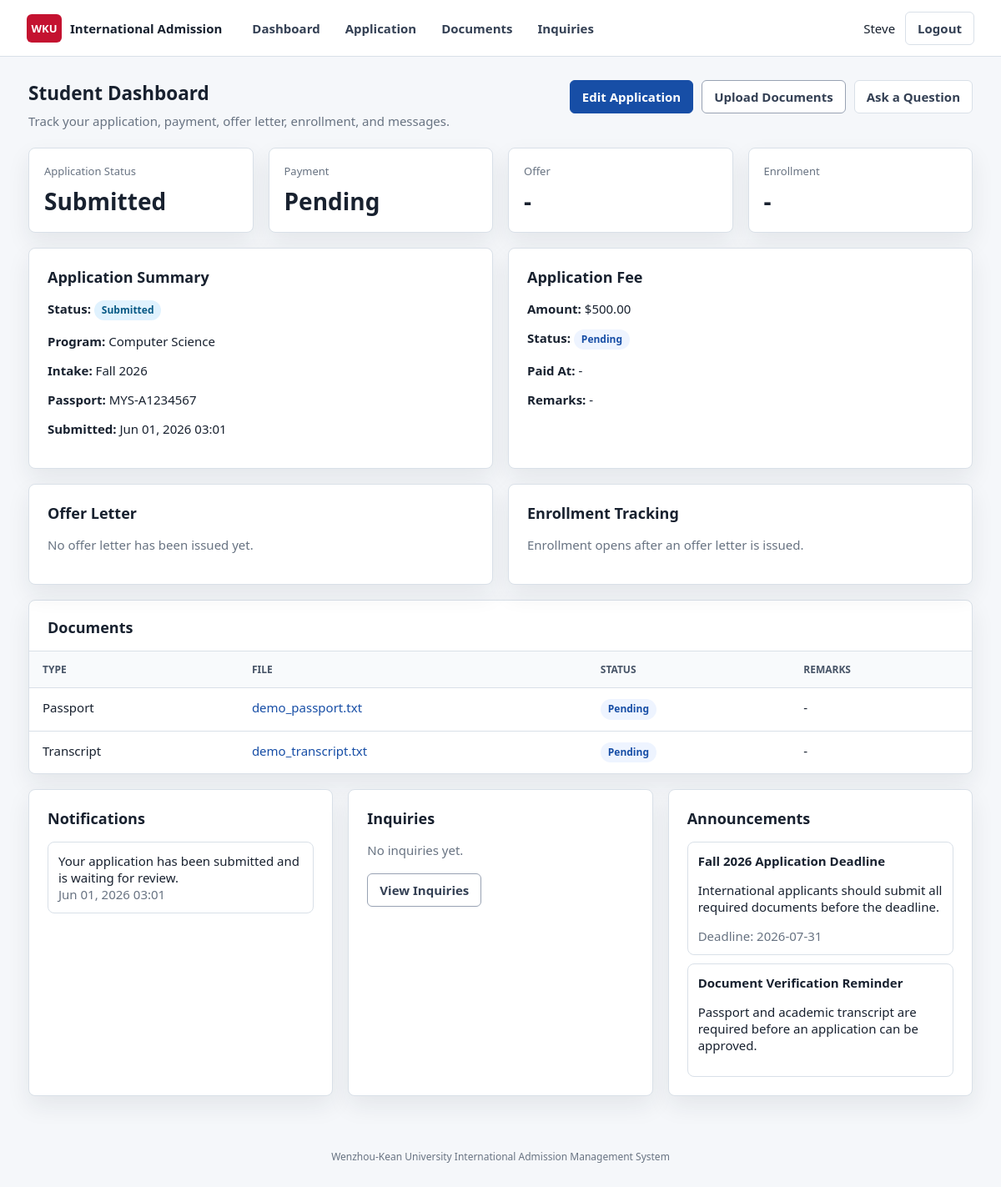
The app's page /student_dashboard.php (signed in) with its own data.
### tables this page shows
CREATE TABLE users (
    user_id INT AUTO_INCREMENT PRIMARY KEY,
    name VARCHAR(120) NOT NULL,
    email VARCHAR(160) NOT NULL UNIQUE,
    password_hash VARCHAR(255) NOT NULL,
    role ENUM('student', 'officer', 'admin') NOT NULL DEFAULT 'student',
    phone VARCHAR(40) NULL,
    nationality VARCHAR(80) NULL,
    created_at DATETIME NOT NULL DEFAULT CURRENT_TIMESTAMP
);

CREATE TABLE applications (
    application_id INT AUTO_INCREMENT PRIMARY KEY,
    user_id INT NOT NULL,
    program VARCHAR(120) NOT NULL,
    intake VARCHAR(60) NOT NULL,
    date_of_birth DATE NULL,
    gender ENUM('Female', 'Male', 'Other') NULL,
    passport_number VARCHAR(80) NULL,
    previous_school VARCHAR(160) NULL,
    gpa DECIMAL(3, 2) NULL,
    english_score VARCHAR(80) NULL,
    personal_statement TEXT NULL,
    status ENUM('Draft', 'Submitted', 'Under Review', 'Need More Documents', 'Approved', 'Rejected') NOT NULL DEFAULT 'Draft',
    submission_date DATETIME NULL,
    updated_at DATETIME NOT NULL DEFAULT CURRENT_TIMESTAMP ON UPDATE CURRENT_TIMESTAMP,
    CONSTRAINT fk_applications_user
        FOREIGN KEY (user_id) REFERENCES users(user_id)
        ON DELETE CASCADE
);

CREATE TABLE payments (
    payment_id INT AUTO_INCREMENT PRIMARY KEY,
    application_id INT NOT NULL,
    amount DECIMAL(10, 2) NOT NULL DEFAULT 0.00,
    status ENUM('Pending', 'Paid', 'Waived') NOT NULL DEFAULT 'Pending',
    paid_at DATETIME NULL,
    remarks VARCHAR(255) NOT NULL DEFAULT '',
    updated_at DATETIME NOT NULL DEFAULT CURRENT_TIMESTAMP ON UPDATE CURRENT_TIMESTAMP,
    CONSTRAINT fk_payments_application
        FOREIGN KEY (application_id) REFERENCES applications(application_id)
        ON DELETE CASCADE
);

CREATE TABLE documents (
    document_id INT AUTO_INCREMENT PRIMARY KEY,
    application_id INT NOT NULL,
    type ENUM('Passport', 'Transcript', 'English Test', 'Recommendation', 'Other') NOT NULL,
    file_name VARCHAR(255) NOT NULL,
    file_path VARCHAR(255) NOT NULL,
    status ENUM('Pending', 'Verified', 'Rejected') NOT NULL DEFAULT 'Pending',
    remarks VARCHAR(255) NOT NULL DEFAULT '',
    uploaded_at DATETIME NOT NULL DEFAULT CURRENT_TIMESTAMP,
    CONSTRAINT fk_documents_application
        FOREIGN KEY (application_id) REFERENCES applications(application_id)
        ON DELETE CASCADE
);

CREATE TABLE notifications (
    notification_id INT AUTO_INCREMENT PRIMARY KEY,
    user_id INT NOT NULL,
    message TEXT NOT NULL,
    is_read TINYINT(1) NOT NULL DEFAULT 0,
    created_at DATETIME NOT NULL DEFAULT CURRENT_TIMESTAMP,
    CONSTRAINT fk_notifications_user
        FOREIGN KEY (user_id) REFERENCES users(user_id)
        ON DELETE CASCADE
);

CREATE TABLE announcements (
    announcement_id INT AUTO_INCREMENT PRIMARY KEY,
    title VARCHAR(160) NOT NULL,
    body TEXT NOT NULL,
    deadline DATE NULL,
    created_by INT NOT NULL,
    created_at DATETIME NOT NULL DEFAULT CURRENT_TIMESTAMP,
    CONSTRAINT fk_announcements_admin
        FOREIGN KEY (created_by) REFERENCES users(user_id)
        ON DELETE CASCADE
);

### includes/Auth.php (called while the page is built, shortened)
<?php
require_once __DIR__ . '/helpers.php';
final class Auth
{
    public static function user(): ?array
    {
        $db = Database::connection();
        $stmt = $db->prepare('SELECT user_id, name, email, role, phone, nationality FROM users WHERE user_id = ?');
        $stmt->bind_param('i', $_SESSION['user_id']);
        $stmt->execute();
        return $stmt->get_result()->fetch_assoc() ?: null;
    }
    public static function requireLogin(): array
    {
        $user = self::user();
        return $user;
    }
    public static function requireRole(array|string $roles): array
    {
        $user = self::requireLogin();
        return $user;
    }
}

### includes/helpers.php (called while the page is built, shortened)
<?php
function e(?string $value): string
{
    return htmlspecialchars((string) $value, ENT_QUOTES, 'UTF-8');
}
function status_class(string $status): string
{
    $key = strtolower(str_replace(' ', '-', $status));
    return 'status status-' . $key;
}
function format_datetime(?string $value): string
{
    if (!$value) {
        return '-';
    }
    return date('M d, Y H:i', strtotime($value));
}

### includes/ApplicationService.php (called while the page is built, shortened)
<?php
final class ApplicationService
{
    public function getStudentApplication(int $userId): ?array
    {
        $db = Database::connection();
        $stmt = $db->prepare('SELECT * FROM applications WHERE user_id = ? ORDER BY application_id DESC LIMIT 1');
        $stmt->bind_param('i', $userId);
        $stmt->execute();
        return $stmt->get_result()->fetch_assoc() ?: null;
    }
    public function getDocuments(int $applicationId): array
    {
        $db = Database::connection();
        $stmt = $db->prepare('SELECT * FROM documents WHERE application_id = ? ORDER BY uploaded_at DESC');
        $stmt->bind_param('i', $applicationId);
        $stmt->execute();
        return $stmt->get_result()->fetch_all(MYSQLI_ASSOC);
    }
    public function getNotifications(int $userId, int $limit = 6): array
    {
        $db = Database::connection();
        $stmt = $db->prepare(
            'SELECT * FROM notifications WHERE user_id = ? ORDER BY created_at DESC LIMIT ?'
        );
        $stmt->bind_param('ii', $userId, $limit);
        $stmt->execute();
        return $stmt->get_result()->fetch_all(MYSQLI_ASSOC);
    }
    public function announcements(): array
    {
        $db = Database::connection();
        return $db->query(
            'SELECT a.*, u.name AS author_name
             FROM announcements a
             JOIN users u ON u.user_id = a.created_by
             ORDER BY a.created_at DESC'
        )->fetch_all(MYSQLI_ASSOC);
    }
    public function paymentForApplication(int $applicationId): ?array
    {
        $db = Database::connection();
        $stmt = $db->prepare('SELECT * FROM payments WHERE application_id = ? LIMIT 1');
        $stmt->bind_param('i', $applicationId);
        $stmt->execute();
        return $stmt->get_result()->fetch_assoc() ?: null;
    }
    public function offerForApplication(int $applicationId): ?array
    {
        $db = Database::connection();
        $stmt = $db->prepare('SELECT * FROM offer_letters WHERE application_id = ? LIMIT 1');
        $stmt->bind_param('i', $applicationId);
        $stmt->execute();
        return $stmt->get_result()->fetch_assoc() ?: null;
    }
    public function enrollmentForApplication(int $applicationId): ?array
    {
        $db = Database::connection();
        $stmt = $db->prepare('SELECT * FROM enrollments WHERE application_id = ? LIMIT 1');
        $stmt->bind_param('i', $applicationId);
        $stmt->execute();
        return $stmt->get_result()->fetch_assoc() ?: null;
    }
    public function inquiriesForUser(int $userId): array
    {
        $db = Database::connection();
        $stmt = $db->prepare(
            'SELECT i.*, a.program
             FROM inquiries i
             LEFT JOIN applications a ON a.application_id = i.application_id
             WHERE i.user_id = ?
             ORDER BY i.updated_at DESC'
        );
        $stmt->bind_param('i', $userId);
        $stmt->execute();
        return $stmt->get_result()->fetch_all(MYSQLI_ASSOC);
    }
}

### student_dashboard.php (the view, shortened to what this page needs)
<?php
require_once __DIR__ . '/includes/Auth.php';
require_once __DIR__ . '/includes/ApplicationService.php';
$user = Auth::requireRole('student');
$service = new ApplicationService();
$application = $service->getStudentApplication((int) $user['user_id']);
$documents = $application ? $service->getDocuments((int) $application['application_id']) : [];
$payment = $application ? $service->paymentForApplication((int) $application['application_id']) : null;
$offer = $application ? $service->offerForApplication((int) $application['application_id']) : null;
$enrollment = $application ? $service->enrollmentForApplication((int) $application['application_id']) : null;
$notifications = $service->getNotifications((int) $user['user_id']);
$announcements = array_slice($service->announcements(), 0, 3);
$inquiries = array_slice($service->inquiriesForUser((int) $user['user_id']), 0, 3);
require_once __DIR__ . '/includes/header.php';
?>
<section class="page-title">
    <div>
        <h1>Student Dashboard</h1>
        <p>Track your application, payment, offer letter, enrollment, and messages.</p>
    </div>
    <div class="actions" style="margin-top: 0;">
        <a class="btn" href="application_form.php"><?= $application ? 'Edit Application' : 'Start Application' ?></a>
        <a class="btn secondary" href="upload_document.php">Upload Documents</a>
        <a class="btn ghost" href="student_inquiries.php">Ask a Question</a>
    </div>
</section>
<section class="grid four">
    <article class="metric">
        <span>Application Status</span>
        <strong><?= $application ? e($application['status']) : 'Not Started' ?></strong>
    </article>
    <article class="metric">
        <span>Payment</span>
        <strong><?= $payment ? e($payment['status']) : '-' ?></strong>
    </article>
    <article class="metric">
        <span>Offer</span>
        <strong><?= $offer ? e($offer['status']) : '-' ?></strong>
    </article>
    <article class="metric">
        <span>Enrollment</span>
        <strong><?= $enrollment ? e($enrollment['status']) : '-' ?></strong>
    </article>
</section>
<section class="grid two" style="margin-top: 18px;">
    <article class="panel">
        <h2>Application Summary</h2>
        <?php if (!$application): ?>
            <p class="muted">No application has been created yet.</p>
        <?php else: ?>
            <p><strong>Status:</strong> <span class="<?= e(status_class($application['status'])) ?>"><?= e($application['status']) ?></span></p>
            <p><strong>Program:</strong> <?= e($application['program']) ?></p>
            <p><strong>Intake:</strong> <?= e($application['intake']) ?></p>
            <p><strong>Passport:</strong> <?= e($application['passport_number']) ?></p>
            <p><strong>Submitted:</strong> <?= format_datetime($application['submission_date']) ?></p>
        <?php endif; ?>
    </article>
    <article class="panel">
        <h2>Application Fee</h2>
        <?php if (!$payment): ?>
            <p class="muted">No payment record yet.</p>
        <?php else: ?>
            <p><strong>Amount:</strong> $<?= number_format((float) $payment['amount'], 2) ?></p>
            <p><strong>Status:</strong> <span class="<?= e(status_class($payment['status'])) ?>"><?= e($payment['status']) ?></span></p>
            <p><strong>Paid At:</strong> <?= format_datetime($payment['paid_at']) ?></p>
            <p><strong>Remarks:</strong> <?= e($payment['remarks'] ?: '-') ?></p>
        <?php endif; ?>
    </article>
</section>
<section class="grid two" style="margin-top: 18px;">
    <article class="panel">
        <h2>Offer Letter</h2>
        <?php if (!$offer): ?>
            <p class="muted">No offer letter has been issued yet.</p>
        <?php endif; ?>
    </article>
    <article class="panel">
        <h2>Enrollment Tracking</h2>
        <?php if (!$enrollment): ?>
            <p class="muted">Enrollment opens after an offer letter is issued.</p>
        <?php endif; ?>
    </article>
</section>
<section class="table-panel wide" style="margin-top: 18px;">
    <h2>Documents</h2>
    <table>
        <thead>
        <tr>
            <th>Type</th>
            <th>File</th>
            <th>Status</th>
            <th>Remarks</th>
        </tr>
        </thead>
        <tbody>
        <?php foreach ($documents as $document): ?>
            <tr>
                <td><?= e($document['type']) ?></td>
                <td><a href="<?= e($document['file_path']) ?>" target="_blank"><?= e($document['file_name']) ?></a></td>
                <td><span class="<?= e(status_class($document['status'])) ?>"><?= e($document['status']) ?></span></td>
                <td><?= e($document['remarks'] ?: '-') ?></td>
            </tr>
        <?php endforeach; ?>
        </tbody>
    </table>
</section>
<section class="grid three" style="margin-top: 18px;">
    <article class="panel">
        <h2>Notifications</h2>
        <?php if (!$notifications): ?>
            <p class="muted">No notifications yet.</p>
        <?php else: ?>
            <ul class="list">
                <?php foreach ($notifications as $notification): ?>
                    <li>
                        <?= e($notification['message']) ?>
                        <br><span class="muted"><?= format_datetime($notification['created_at']) ?></span>
                    </li>
                <?php endforeach; ?>
            </ul>
        <?php endif; ?>
    </article>
    <article class="panel">
        <h2>Inquiries</h2>
        <?php if (!$inquiries): ?>
            <p class="muted">No inquiries yet.</p>
        <?php endif; ?>
        <div class="actions">
            <a class="btn secondary" href="student_inquiries.php">View Inquiries</a>
        </div>
    </article>
    <article class="panel">
        <h2>Announcements</h2>
        <?php if (!$announcements): ?>
            <p class="muted">No current announcements.</p>
        <?php else: ?>
            <ul class="list">
                <?php foreach ($announcements as $announcement): ?>
                    <li>
                        <strong><?= e($announcement['title']) ?></strong>
                        <p><?= e($announcement['body']) ?></p>
                        <?php if ($announcement['deadline']): ?>
                            <span class="muted">Deadline: <?= e($announcement['deadline']) ?></span>
                        <?php endif; ?>
                    </li>
                <?php endforeach; ?>
            </ul>
        <?php endif; ?>
    </article>
</section>
<?php require_once __DIR__ . '/includes/footer.php'; ?>

### includes/header.php (shortened to what this page needs)
<?php
$currentUser = Auth::user();
?>
<!DOCTYPE html>
<html lang="en">
<head>
    <link rel="stylesheet" href="assets/styles.css?v=<?= filemtime(__DIR__ . '/../assets/styles.css') ?>">
</head>
<body>
<?php if ($currentUser): ?>
    <header class="topbar">
        <a class="brand" href="index.php">
            <span class="brand-mark">WKU</span>
            <span>International Admission</span>
        </a>
        <nav class="nav">
            <?php if ($currentUser['role'] === 'student'): ?>
                <a href="student_dashboard.php">Dashboard</a>
                <a href="application_form.php">Application</a>
                <a href="upload_document.php">Documents</a>
                <a href="student_inquiries.php">Inquiries</a>
            <?php elseif ($currentUser['role'] === 'officer'): ?>
                <a href="officer_dashboard.php">Review</a>
                <a href="manage_inquiries.php">Inquiries</a>
            <?php elseif ($currentUser['role'] === 'admin'): ?>
                <a href="admin_dashboard.php">Admin</a>
                <a href="manage_inquiries.php">Inquiries</a>
            <?php endif; ?>
        </nav>
        <div class="account">
            <span><?= e($currentUser['name']) ?></span>
            <a class="btn ghost" href="logout.php">Logout</a>
        </div>
    </header>
<?php endif; ?>
<main class="<?= $currentUser ? 'shell' : 'auth-shell' ?>">

### records on screen
users: name "Steve"
applications: status "Submitted", program "Computer Science", intake "Fall 2026", passport_number "MYS-A1234567", submission_date "Jun 01, 2026 03:01"
payments: status "Pending", amount "500.00", paid_at "-", remarks "-"
documents: type "Passport", file_name "demo_passport.txt", status "Pending", remarks "-"
documents: type "Transcript", file_name "demo_transcript.txt", status "Pending", remarks "-"
notifications: message "Your application has been submitted and is waiting for review.", created_at "Jun 01, 2026 03:01"
announcements: title "Fall 2026 Application Deadline", body "International applicants should submit all required documents before the deadline.", deadline "2026-07-31"
announcements: title "Document Verification Reminder", body "Passport and academic transcript are required before an application can be approved."
